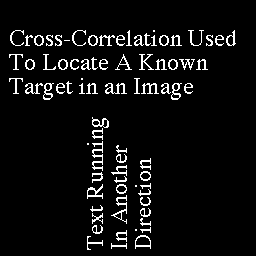
#> input picture Python Kodları/text.tif, 256 x 256 px
$ python 'Pythonda eşikleme uygulaması.py'
#> lines starting #> are read from the running program, lines starting #| are printed output that depends on the picture; after the words box and inside, x2 and y2 are one past the last pixel; in counts of white or black regions, pixels touching at a corner belong together
# Importing libraries
import cv2 as cv
import numpy as np
import matplotlib.pyplot as plt

img = cv.imread("text.tif")
#> img is the input picture: shape (256, 256, 3); 5.9% white in thin lines or dots, all inside (x1, y1, x2, y2) = (9, 30, 236, 250)
img = cv.cvtColor(img, cv.COLOR_BGR2GRAY)

noise = np.random.rand(img.shape[0], img.shape[1])
noisy = np.multiply(noise, np.bitwise_not(img))
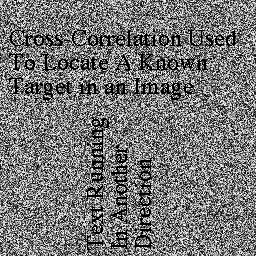
#> noisy: shape (256, 256) float64; min 0, max 255, mean 119.6
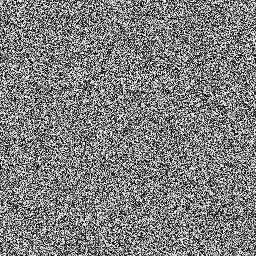
#> noise: shape (256, 256) float64; min 7.24e-05, max 1, mean 0.498
_, th = cv.threshold(noisy, 0, 255, cv.THRESH_BINARY)

plt.subplot(1, 3, 1)
plt.imshow(img, cmap="gray")
plt.gca().set_title("Original")

plt.subplot(1, 3, 2)
plt.imshow(noisy, cmap="gray")
plt.gca().set_title("Noisy")

plt.subplot(1, 3, 3)
plt.imshow(th, cmap="gray")
plt.gca().set_title("Recovered")

plt.show()
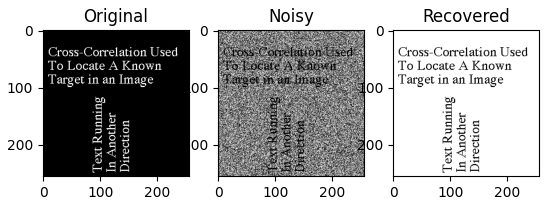
#> figure drawn by matplotlib, 3 panels

cv.waitKey(0)
